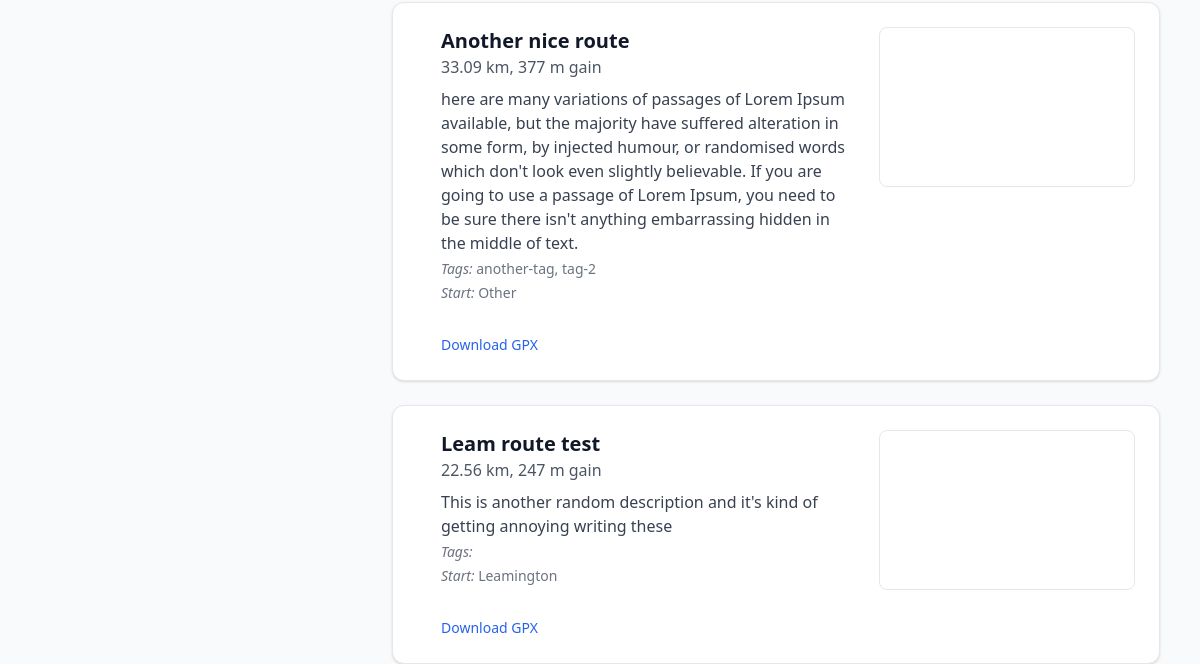
Before: / (lower part) with the older database file.
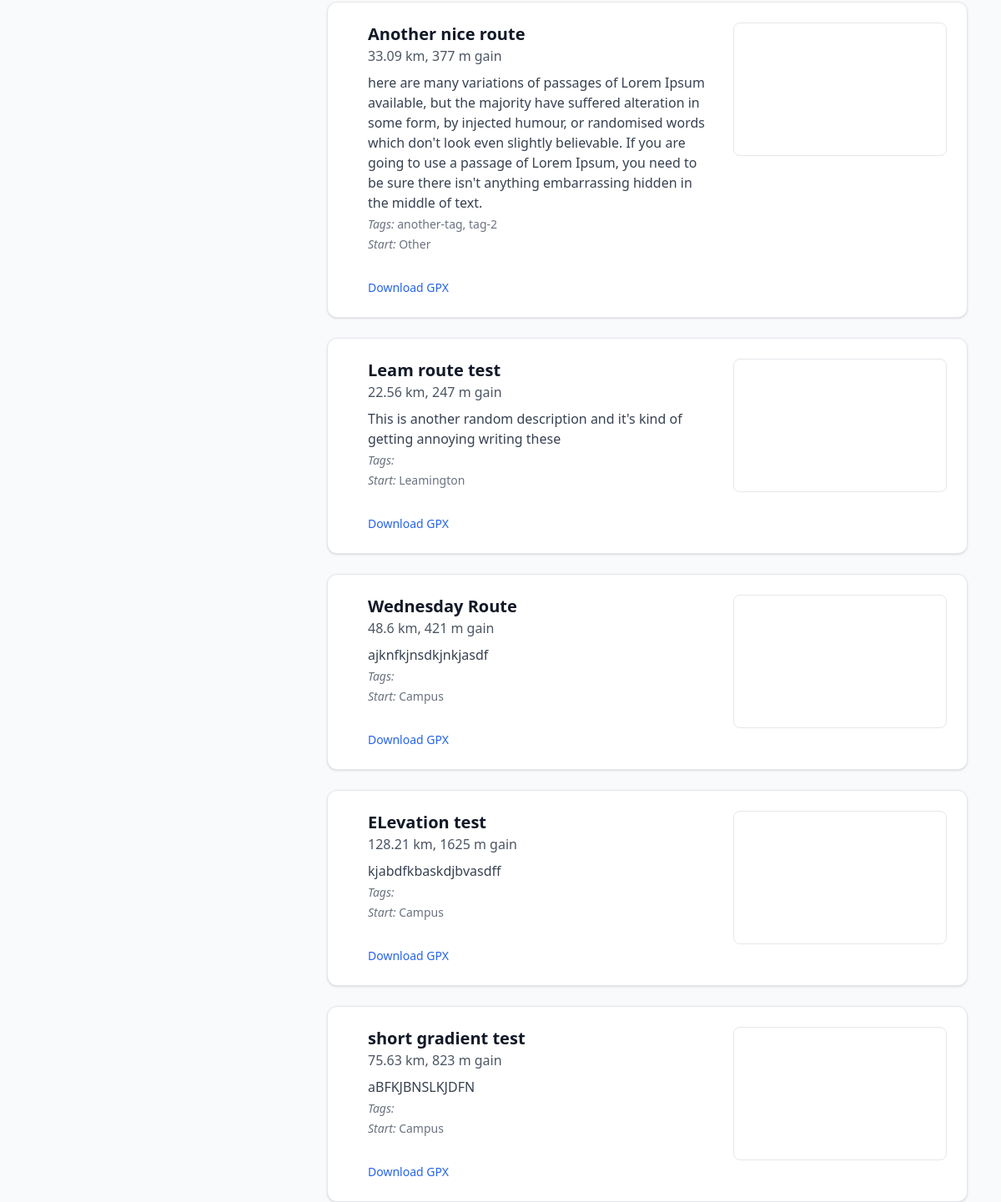
After: the same page with the newer database file.
### tables this page shows
CREATE TABLE routes (
            id INTEGER PRIMARY KEY AUTOINCREMENT,
            name TEXT,
            description TEXT,
            tags TEXT,
            gpx_file TEXT,
            distance REAL,
            elevation_gain REAL
        , start_location TEXT);

### app.py (the view)
@app.route('/')
def index():
    conn = sqlite3.connect('routes.db')
    conn.row_factory = sqlite3.Row
    c = conn.cursor()
    search = request.args.get('search', '').strip()
    min_dist = request.args.get('min_distance')
    max_dist = request.args.get('max_distance')
    min_elev = request.args.get('min_elevation')
    max_elev = request.args.get('max_elevation')
    start_loc = request.args.get('start_location')
    query = "SELECT * FROM routes WHERE 1=1"
    params = []
    if search:
        query += " AND (name LIKE ? OR tags LIKE ?)"
        params += [f'%{search}%', f'%{search}%']
    if min_dist:
        query += " AND distance >= ?"
        params.append(float(min_dist))
    if max_dist:
        query += " AND distance <= ?"
        params.append(float(max_dist))
    if min_elev:
        query += " AND elevation >= ?"
        params.append(float(min_elev))
    if max_elev:
        query += " AND elevation <= ?"
        params.append(float(max_elev))
    if start_loc:
        query += " AND start_location = ?"
        params.append(start_loc)
    c.execute(query, params)
    routes = c.fetchall()
    conn.close()
    return render_template('index.html', routes=routes, request=request)

### templates/index.html (shortened to what this page needs)
{% extends "base.html" %}
{% block content %}
    <div class="max-w-6xl mx-auto px-4 flex gap-8 items-start">
        <section class="flex-1" id="routes-list">
            {% for route in routes %}
            <a href="{{ url_for('route', route_id=route.id) }}" class="block mb-6 group">
                <div
                    class="route-card flex bg-white border border-gray-200 rounded-xl shadow hover:shadow-lg transition p-6 gap-6"
                    data-name="{{ route.name|lower }}"
                    data-tags="{{ route.tags|lower }}"
                    data-distance="{{ route.distance }}"
                    data-elevation="{{ route.elevation_gain }}"
                    data-start-location="{{ route.start_location|default('Unknown')|lower }}"
                >
                    <div class="route-info flex-1">
                        <strong class="text-xl font-semibold group-hover:text-blue-700 transition">{{ route.name }}</strong><br />
                        <span class="text-gray-600">{{ route.distance|round(2) }} km, {{ route.elevation_gain|round|int }} m gain</span><br />
                        <p class="mt-2 text-gray-700">{{ route.description }}</p>
                        <p class="mt-1 text-sm text-gray-500"><em>Tags:</em> {{ route.tags }}</p>
                        <p class="mt-1 text-sm text-gray-500"><em>Start:</em> {{ route.start_location|default('Unknown') }}</p>
                        <a href="/uploads/{{ route.gpx_file }}" onclick="event.stopPropagation();"
                           class="inline-block mt-2 text-blue-600 hover:underline text-sm">Download GPX</a>
                    </div>
                    <div id="map-{{ route.id }}" class="small-map-container w-64 h-40 rounded-lg border border-gray-200"></div>
                </div>
            </a>
            {% endfor %}
        </section>
    </div>
{% endblock %}

### templates/base.html (shortened to what this page needs)
<!DOCTYPE html>
<html lang="en">
<head>
    <script src="https://cdn.tailwindcss.com"></script>
    <link rel="stylesheet" href="https://unpkg.com/leaflet/dist/leaflet.css" />
</head>
<body class="bg-gray-50 text-gray-900">
    {% block content %}{% endblock %}
</body>
</html>

Changed rows visible on the page:
added routes: name "Wednesday Route", distance "48.6", elevation_gain "421", description "ajknfkjnsdkjnkjasdf", start_location "Campus"
added routes: name "ELevation test", distance "128.21", elevation_gain "1625", description "kjabdfkbaskdjbvasdff", start_location "Campus"
added routes: name "short gradient test", distance "75.63", elevation_gain "823", description "aBFKJBNSLKJDFN", start_location "Campus"
